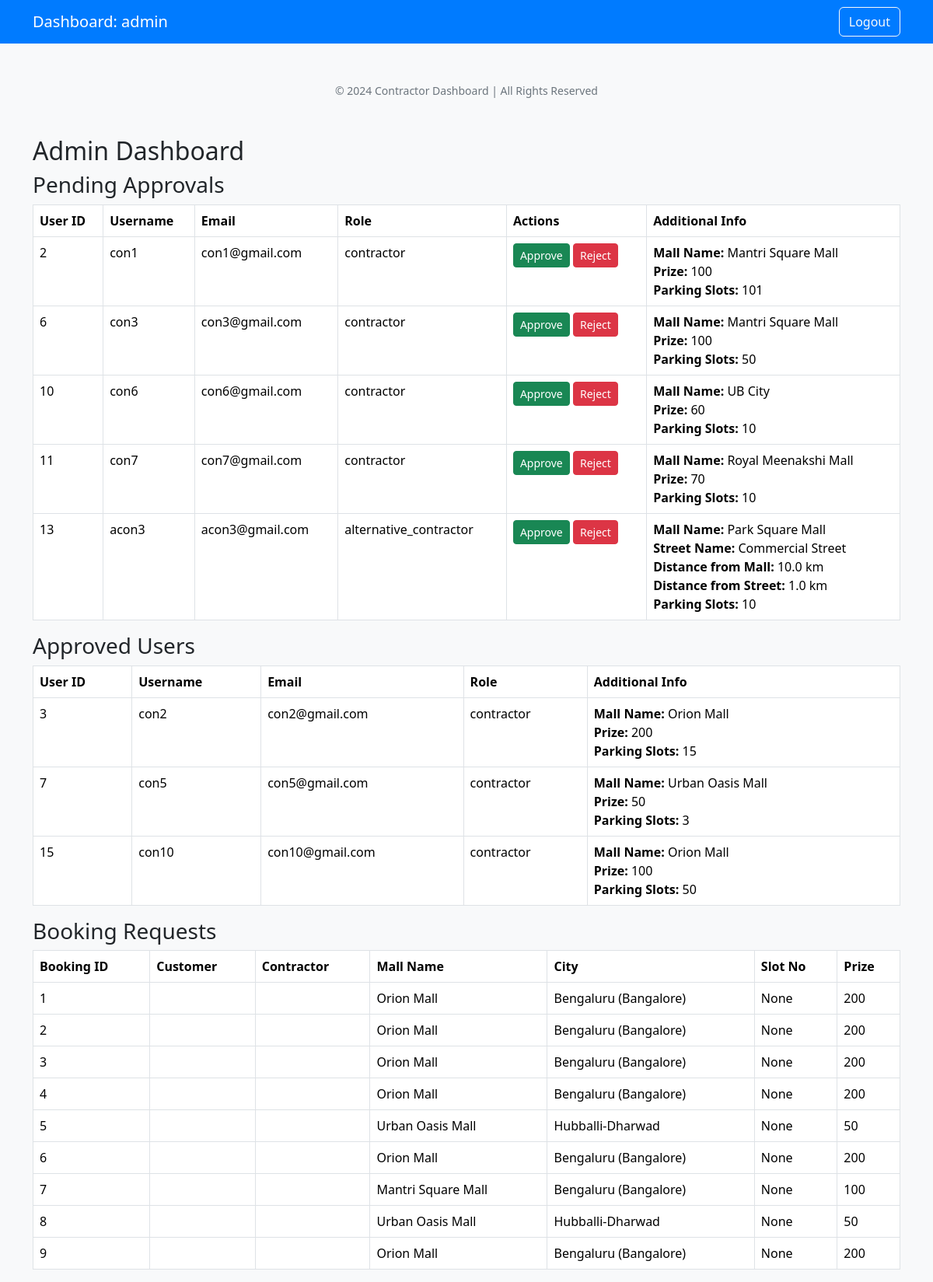
Page /admin_dashboard on the committed database.
### main.py (models this page shows)
class ApprovalStatus(db.Model):
    __tablename__ = 'approval_status'
    id = db.Column(db.Integer, primary_key=True)
    user_id = db.Column(db.Integer, db.ForeignKey('user.id'), nullable=False)
    username = db.Column(db.String(80), nullable=False)
    role = db.Column(db.String(50), nullable=False)
    is_approved = db.Column(db.Boolean, default=False)
    user = db.relationship('User', backref=db.backref('approval_status', lazy=True))

class User(db.Model):
    id = db.Column(db.Integer, primary_key=True)
    username = db.Column(db.String(80), nullable=False, unique=True)
    email = db.Column(db.String(120), nullable=False, unique=True)
    password = db.Column(db.String(120), nullable=False)
    phone = db.Column(db.String(15), nullable=False)
    address = db.Column(db.String(200), nullable=False)
    role = db.Column(db.String(50), nullable=False)

class Contractor(db.Model):
    id = db.Column(db.Integer, primary_key=True)
    user_id = db.Column(db.Integer, db.ForeignKey('user.id'), nullable=False)
    user = db.relationship('User', backref=db.backref('contractor', lazy=True))
    mall_name = db.Column(db.String(120))
    city = db.Column(db.String(100))
    number_of_lots = db.Column(db.Integer)
    prize = db.Column(db.Integer)

class AlternativeContractor(db.Model):
    id = db.Column(db.Integer, primary_key=True)
    user_id = db.Column(db.Integer, db.ForeignKey('user.id'), nullable=False)
    user = db.relationship('User', backref=db.backref('alternative_contractor', lazy=True))
    mall_name = db.Column(db.String(120))
    city = db.Column(db.String(100))
    number_of_lots = db.Column(db.Integer)
    prize = db.Column(db.Integer)
    is_near_mall = db.Column(db.Boolean, default=False)
    is_near_busy_street = db.Column(db.Boolean, default=False)
    street_name = db.Column(db.String(120))
    distance_from_mall = db.Column(db.Float)
    distance_from_street = db.Column(db.Float)

class Booking(db.Model):
    id = db.Column(db.Integer, primary_key=True)
    customer_id = db.Column(db.Integer, db.ForeignKey('customer.id'), nullable=False)
    contractor_id = db.Column(db.Integer, db.ForeignKey('contractor.id'), nullable=False)
    mall_name = db.Column(db.String(120))
    city = db.Column(db.String(100))
    slot_no = db.Column(db.Integer)
    prize = db.Column(db.Integer)
    customer = db.relationship('Customer', backref=db.backref('bookings', lazy=True))
    contractor = db.relationship('Contractor', backref=db.backref('bookings', lazy=True))

### main.py (the view, shortened to what this page needs)
@app.route('/admin_dashboard', methods=['GET', 'POST'])
def admin_dashboard():
    unapproved_users = ApprovalStatus.query.filter_by(is_approved=False).all()
    approved_users = ApprovalStatus.query.filter_by(is_approved=True).all()
    bookings = Booking.query.all()
    for approval_status in unapproved_users + approved_users:
        user = User.query.filter_by(id=approval_status.user_id).first_or_404()
        approval_status.user_details = user
        if user.role == 'contractor':
            user.contractor_details = Contractor.query.filter_by(user_id=user.id).first()
        elif user.role == 'alternative_contractor':
            user.alternative_contractor_details = AlternativeContractor.query.filter_by(user_id=user.id).first()
    return render_template('admin_dashboard.html', unapproved_users=unapproved_users, approved_users=approved_users, bookings=bookings,dashboard_name='admin')

### templates/admin_dashboard.html (shortened to what this page needs)
<!DOCTYPE html>
<html lang="en">
<head>
    <link href="https://cdn.jsdelivr.net/npm/bootstrap@5.3.3/dist/css/bootstrap.min.css" rel="stylesheet">
</head>
<body>
    {% include 'base.html' %}
    <div class="container mt-5">
        <h2>Admin Dashboard</h2>
        <h3>Pending Approvals</h3>
        <form method="POST">
            <table class="table table-bordered">
                <thead>
                    <tr>
                        <th>User ID</th>
                        <th>Username</th>
                        <th>Email</th>
                        <th>Role</th>
                        <th>Actions</th>
                        <th>Additional Info</th>
                    </tr>
                </thead>
                <tbody>
                    {% for approval_status in unapproved_users %}
                    <tr>
                        <td>{{ approval_status.user_details.id }}</td>
                        <td>{{ approval_status.user_details.username }}</td>
                        <td>{{ approval_status.user_details.email }}</td>
                        <td>{{ approval_status.user_details.role }}</td>
                        <td>
                            <form method="POST" style="display:inline;">
                                <button type="submit" class="btn btn-success btn-sm" name="approve_user" value="approve_user">Approve</button>
                                <button type="submit" class="btn btn-danger btn-sm" name="reject_user" value="reject_user">Reject</button>
                            </form>
                        </td>
                        <td>
                            {% if approval_status.user_details.role == 'contractor' %}
                                {% if approval_status.user_details.contractor_details %}
                                    <strong>Mall Name:</strong> {{ approval_status.user_details.contractor_details.mall_name }}<br>
                                    <strong>Prize:</strong> {{ approval_status.user_details.contractor_details.prize }}<br>
                                    <strong>Parking Slots:</strong> {{ approval_status.user_details.contractor_details.number_of_lots }}<br>
                                {% else %}
                                    <p>No contractor information available.</p>
                                {% endif %}
                            {% elif approval_status.user_details.role == 'alternative_contractor' %}
                                {% if approval_status.user_details.alternative_contractor_details %}
                                    <strong>Mall Name:</strong> {{ approval_status.user_details.alternative_contractor_details.mall_name }}<br>
                                    <strong>Street Name:</strong> {{ approval_status.user_details.alternative_contractor_details.street_name }}<br>
                                    <strong>Distance from Mall:</strong> {{ approval_status.user_details.alternative_contractor_details.distance_from_mall }} km<br>
                                    <strong>Distance from Street:</strong> {{ approval_status.user_details.alternative_contractor_details.distance_from_street }} km<br>
                                    <strong>Parking Slots:</strong> {{ approval_status.user_details.alternative_contractor_details.number_of_lots }}<br>
                                {% else %}
                                    <p>No alternative contractor information available.</p>
                                {% endif %}
                            {% endif %}
                        </td>
                    </tr>
                    {% endfor %}
                </tbody>
            </table>
        </form>
        <h3>Approved Users</h3>
        <table class="table table-bordered">
            <thead>
                <tr>
                    <th>User ID</th>
                    <th>Username</th>
                    <th>Email</th>
                    <th>Role</th>
                    <th>Additional Info</th>
                </tr>
            </thead>
            <tbody>
                {% for approval_status in approved_users %}
                <tr>
                    <td>{{ approval_status.user_details.id }}</td>
                    <td>{{ approval_status.user_details.username }}</td>
                    <td>{{ approval_status.user_details.email }}</td>
                    <td>{{ approval_status.user_details.role }}</td>
                    <td>
                        {% if approval_status.user_details.role == 'contractor' %}
                            {% if approval_status.user_details.contractor_details %}
                                <strong>Mall Name:</strong> {{ approval_status.user_details.contractor_details.mall_name }}<br>
                                <strong>Prize:</strong> {{ approval_status.user_details.contractor_details.prize }}<br>
                                <strong>Parking Slots:</strong> {{ approval_status.user_details.contractor_details.number_of_lots }}<br>
                            {% else %}
                                <p>No contractor information available.</p>
                            {% endif %}
                        {% endif %}
                    </td>
                </tr>
                {% endfor %}
            </tbody>
        </table>
        <h3>Booking Requests</h3>
        <table class="table table-bordered">
            <thead>
                <tr>
                    <th>Booking ID</th>
                    <th>Customer</th>
                    <th>Contractor</th>
                    <th>Mall Name</th>
                    <th>City</th>
                    <th>Slot No</th>
                    <th>Prize</th>
                </tr>
            </thead>
            <tbody>
                {% for booking in bookings %}
                <tr>
                    <td>{{ booking.id }}</td>
                    <td>{{ booking.customer.username }}</td>
                    <td>{{ booking.contractor.username }}</td>
                    <td>{{ booking.mall_name }}</td>
                    <td>{{ booking.city }}</td>
                    <td>{{ booking.slot_no }}</td>
                    <td>{{ booking.prize }}</td>
                </tr>
                {% endfor %}
            </tbody>
        </table>
    </div>
</body>
</html>

### templates/base.html (shortened to what this page needs)
<!DOCTYPE html>
<html lang="en">
<head>
    <link href="https://cdn.jsdelivr.net/npm/bootstrap@5.3.3/dist/css/bootstrap.min.css" rel="stylesheet">
</head>
<body>
    <nav class="navbar navbar-expand-lg navbar-dark">
        <div class="container">
            <a class="navbar-brand" href="{{ url_for(dashboard_name + '_dashboard') }}">Dashboard: {{ dashboard_name }}</a>
            <div class="d-flex">
                <a class="btn btn-outline-light ms-2" href="{{ url_for('logout') }}">Logout</a>
            </div>
        </div>
    </nav>
    <footer>
        <p>&copy; 2024 Contractor Dashboard | All Rights Reserved</p>
    </footer>
</body>
</html>

### templates/base.html (style rules this page uses)
body { background-color: #f8f9fa; }
.navbar { background-color: #007bff; }
.navbar-brand, .navbar-nav .nav-link { color: white !important; }
footer { margin-top: 50px; text-align: center; color: #6c757d; font-size: 14px; }

### rows in the picture
ApprovalStatus: user_details.id "2", user_details.username "con1", user_details.email "con1@gmail.com", user_details.role "contractor", user_details.contractor_details.mall_name "Mantri Square Mall", user_details.contractor_details.prize "100", user_details.contractor_details.number_of_lots "101"
ApprovalStatus: user_details.id "6", user_details.username "con3", user_details.email "con3@gmail.com", user_details.role "contractor", user_details.contractor_details.mall_name "Mantri Square Mall", user_details.contractor_details.prize "100", user_details.contractor_details.number_of_lots "50"
ApprovalStatus: user_details.id "10", user_details.username "con6", user_details.email "con6@gmail.com", user_details.role "contractor", user_details.contractor_details.mall_name "UB City", user_details.contractor_details.prize "60", user_details.contractor_details.number_of_lots "10"
ApprovalStatus: user_details.id "11", user_details.username "con7", user_details.email "con7@gmail.com", user_details.role "contractor", user_details.contractor_details.mall_name "Royal Meenakshi Mall", user_details.contractor_details.prize "70", user_details.contractor_details.number_of_lots "10"
ApprovalStatus: user_details.id "13", user_details.username "acon3", user_details.email "acon3@gmail.com", user_details.role "alternative_contractor", user_details.alternative_contractor_details.mall_name "Park Square Mall", user_details.alternative_contractor_details.street_name "Commercial Street", user_details.alternative_contractor_details.distance_from_mall "10.0", user_details.alternative_contractor_details.distance_from_street "1.0", user_details.alternative_contractor_details.number_of_lots "10"
ApprovalStatus: user_details.id "3", user_details.username "con2", user_details.email "con2@gmail.com", user_details.role "contractor", user_details.contractor_details.mall_name "Orion Mall", user_details.contractor_details.prize "200", user_details.contractor_details.number_of_lots "15"
ApprovalStatus: user_details.id "7", user_details.username "con5", user_details.email "con5@gmail.com", user_details.role "contractor", user_details.contractor_details.mall_name "Urban Oasis Mall", user_details.contractor_details.prize "50", user_details.contractor_details.number_of_lots "3"
ApprovalStatus: user_details.id "15", user_details.username "con10", user_details.email "con10@gmail.com", user_details.role "contractor", user_details.contractor_details.mall_name "Orion Mall", user_details.contractor_details.prize "100", user_details.contractor_details.number_of_lots "50"
Booking: id "1", mall_name "Orion Mall", city "Bengaluru (Bangalore)", slot_no "None", prize "200"
Booking: id "2", mall_name "Orion Mall", city "Bengaluru (Bangalore)", slot_no "None", prize "200"
Booking: id "3", mall_name "Orion Mall", city "Bengaluru (Bangalore)", slot_no "None", prize "200"
Booking: id "4", mall_name "Orion Mall", city "Bengaluru (Bangalore)", slot_no "None", prize "200"
Booking: id "5", mall_name "Urban Oasis Mall", city "Hubballi-Dharwad", slot_no "None", prize "50"
Booking: id "6", mall_name "Orion Mall", city "Bengaluru (Bangalore)", slot_no "None", prize "200"
Booking: id "7", mall_name "Mantri Square Mall", city "Bengaluru (Bangalore)", slot_no "None", prize "100"
Booking: id "8", mall_name "Urban Oasis Mall", city "Hubballi-Dharwad", slot_no "None", prize "50"
Booking: id "9", mall_name "Orion Mall", city "Bengaluru (Bangalore)", slot_no "None", prize "200"

### other values in the picture
{{ dashboard_name }} "admin"
